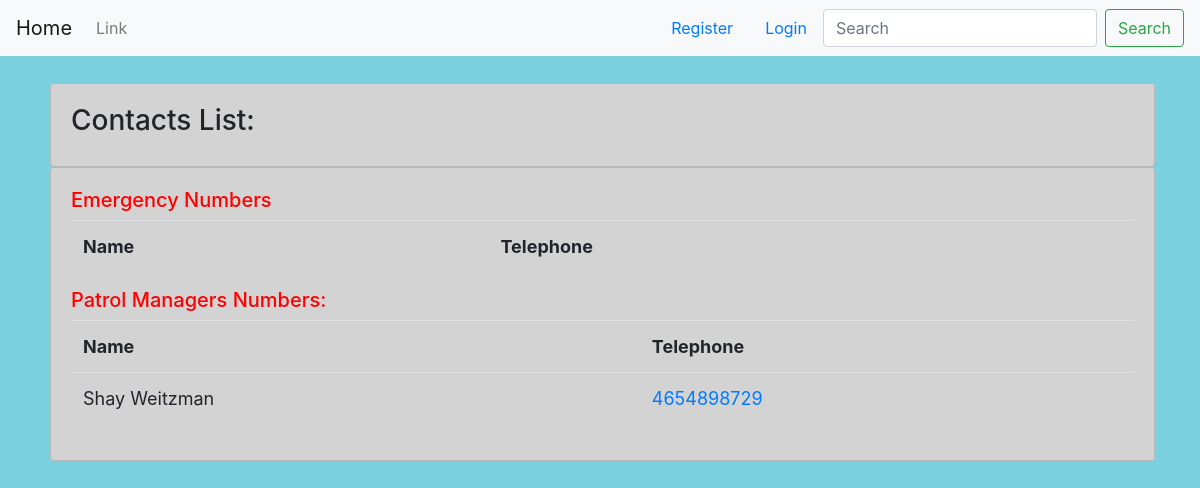
Page /ContactManagement/ on the earlier database version.
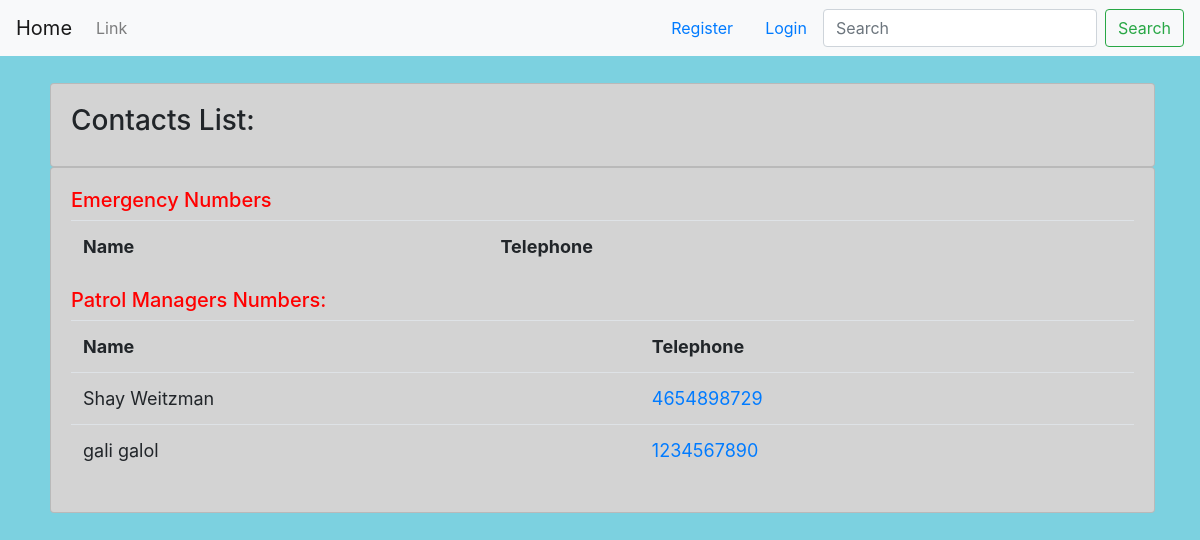
Same page on the later database version.
### Authentication/models.py (models this page shows, shortened)
class Parent(models.Model):
    user = models.OneToOneField(User, on_delete=models.CASCADE, related_name='profile')
    type = models.CharField(max_length=50, default='Parent')
    ID_Number = models.CharField(max_length=9, validators=[MinLengthValidator(9)])
    Phone_Number = models.CharField(max_length=10, validators=[MinLengthValidator(10)])
    Birthday = models.DateField(default=datetime.date.today)
    First_Name = models.CharField(validators=[MinLengthValidator(2)], max_length=50)
    Last_Name = models.CharField(validators=[MinLengthValidator(2)], max_length=50)
    models.CharField(max_length=MEDIUM_STRING, choices=get_locations())
    City = models.CharField(default='Beer Sheba', validators=[MinLengthValidator(2)], max_length=50)
    Neighborhood = models.CharField(max_length=MEDIUM_STRING, choices=get_locations(), default=default_neighborhoods[0])
    is_patrol_manager = models.BooleanField(default=False)

### Contact/views.py (the view)
# urls.py: path(r'ContactManagement/', ContactV.contact_management, name='ContactManagement'),
def contact_management(request):
    contacts = Contact.objects.all()
    patrols = Parent.objects.filter(is_patrol_manager=True)
    context = {
        'contacts': contacts,
        'patrols': patrols
    }
    return render(request, 'HomePage/ContactPage.html', context)

### HomePage/templates/HomePage/ContactPage.html (shortened to what this page needs)
{% extends 'base.html' %}
{% block content %}
<!DOCTYPE html>
<html lang="en">
<head>
</head>
<body>
<br>
		<div class="row">
			<div class="col-md">
				<div class="card card-body" id="general">
					<h3>Contacts List:</h3>
				</div>
				<div class="card card-body" id="general">
                    <h5 style="color: red">Emergency Numbers</h5>
					<table class="table">
						<tr>
							<th>Name</th>
							<th>Telephone</th>
						</tr>
					</table>
                <h5 style="color: red">Patrol Managers Numbers:</h5>
                	<table class="table">
						<tr>
							<th>Name</th>
							<th>Telephone</th>
						</tr>
                        {% for p in patrols %}
							<tr>
								<td>{{p.First_Name}} {{p.Last_Name}}</td>
								<td><a href="tel:{{p.Phone_Number}}">{{p.Phone_Number}}</a></td>
							</tr>
						{% endfor %}
					</table>
				</div>
			</div>
		</div>
</body>
</html>
{% endblock %}

Differences in the rows shown:
added Parent: First_Name "gali", Last_Name "galol", Phone_Number "1234567890"
